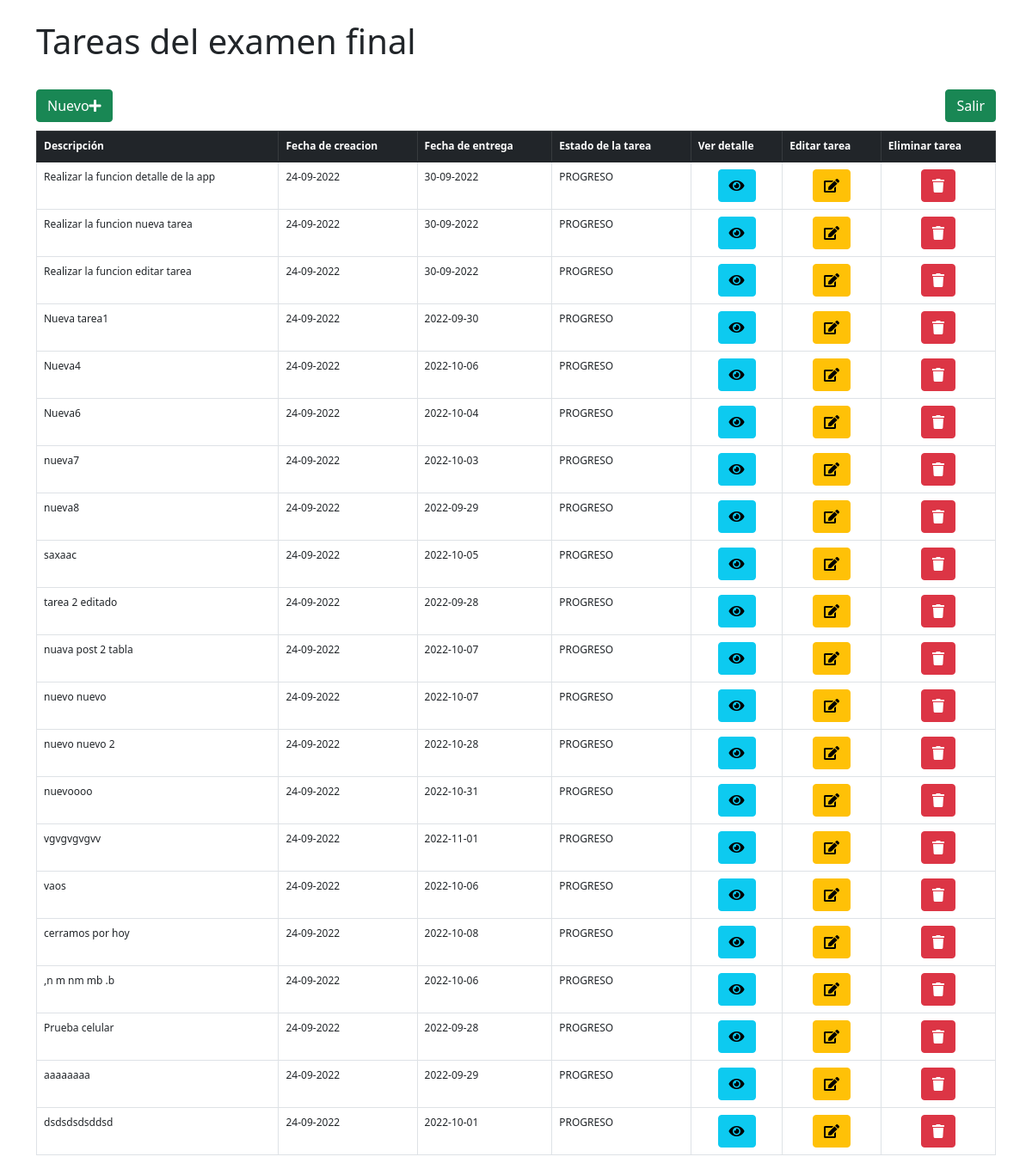
The page /examenFinal/dashboard on the database as committed earlier.
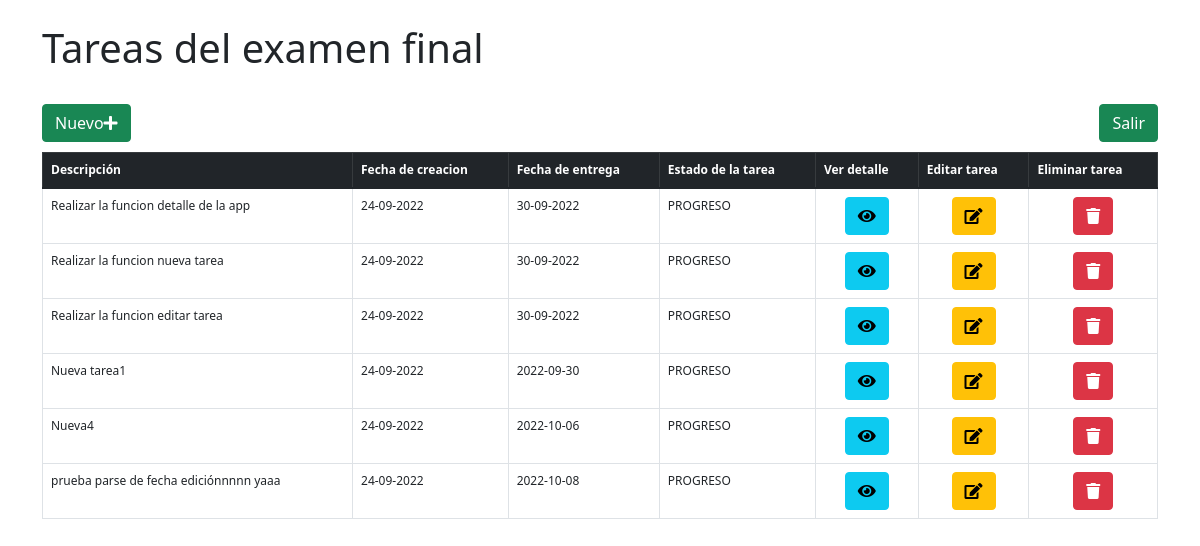
The same page on the database as committed later.
### examenFinal/models.py (models this page shows)
class tareasExamen(models.Model):
    fechaCreacion = models.CharField(max_length=256,default='24-09-2022')
    fechaEntrega = models.CharField(max_length=256,default='30-09-2022')
    descripcion = models.CharField(max_length=512,default='')
    estadoTarea = models.CharField(max_length=128,default='PROGRESO')

### examenFinal/views.py (the view)
# urls.py: path('dashboard',views.dashboard,name='dashboard'),
def dashboard(request):
    fecha_minima = str(datetime.today().date()) # para controlar la fecha de creación de tarea y la edición de la fecha de entrega con el control input type date
    return render(request,'examenFinal/dashboard.html',{
        'tareas_totales':tareasExamen.objects.all().order_by('id'),
        'fecha_minima':fecha_minima
    })

### examenFinal/templates/examenFinal/dashboard.html (shortened to what this page needs)
<!DOCTYPE html>
<html lang="es">
    <head>
        <link href="https://cdn.jsdelivr.net/npm/bootstrap@5.1.3/dist/css/bootstrap.min.css" rel="stylesheet">
        <link rel="stylesheet" href="https://use.fontawesome.com/releases/v5.8.1/css/all.css">
    </head>
    <body>
        <div class="container">
            <br>
            <h1>Tareas del examen final</h1>
            <br>
            <div>
                <a class="btn btn-success float-start" style="color: white;" data-bs-toggle="modal" data-bs-target="#nuevaTarea">Nuevo<i class="fa fa-plus"></i></a>
                <a class="btn btn-success float-end" style="color: white;" href="{% url 'examenFinal:index' %}">Salir</a>
            </div>
            <br>
            <br>
            <table class="table table-bordered table-hover" style="font-size: 12px;">
                <thead class="table-dark">
                    <tr>
                        <th scope="col">Descripción</th>
                        <th scope="col">Fecha de creacion</th>
                        <th scope="col">Fecha de entrega</th>
                        <th scope="col">Estado de la tarea</th>
                        <th scope="col">Ver detalle</th>
                        <th scope="col">Editar tarea</th>
                        <th scope="col">Eliminar tarea</th>
                    </tr>
                </thead>
                <tbody id="infoTareas">
                {% for tarea in tareas_totales %}
                <tr>
                    <td scope="row">{{ tarea.descripcion }}</td>
                    <td>{{ tarea.fechaCreacion }}</td>
                    <td>{{ tarea.fechaEntrega }}</td>
                    <td>{{ tarea.estadoTarea }}</td>
                    <td style="text-align: center;"><a id="{{ tarea.id }}" class="btn btn-info" style="color: black;" data-bs-toggle="modal" data-bs-target="#verDetalle" onclick="mostrarDetalle(this.id)"><i class="fa fa-eye"></i></a></td>
                    <td style="text-align: center;"><a id="{{ tarea.id }}" class="btn btn-warning" style="color: black;" data-bs-toggle="modal" data-bs-target="#editarTarea" onclick="editarTarea(this.id)"><i class="fa fa-edit"></i></a></td>
                    <td style="text-align: center;"><a id="{{ tarea.id }}" class="btn btn-danger" style="color: white;" onclick="eliminarTarea(this.id)"><i class="fa fa-trash"></i></a></td>
                </tr>
                {% endfor %}
                </tbody>
            </table>
        </div>
    </body>
</html>

Rows that differ between the two databases and show on the page:
removed tareasExamen: descripcion "Nueva6", fechaCreacion "24-09-2022", fechaEntrega "2022-10-04", estadoTarea "PROGRESO"
removed tareasExamen: descripcion "nueva7", fechaCreacion "24-09-2022", fechaEntrega "2022-10-03", estadoTarea "PROGRESO"
removed tareasExamen: descripcion "nueva8", fechaCreacion "24-09-2022", fechaEntrega "2022-09-29", estadoTarea "PROGRESO"
removed tareasExamen: descripcion "saxaac", fechaCreacion "24-09-2022", fechaEntrega "2022-10-05", estadoTarea "PROGRESO"
removed tareasExamen: descripcion "tarea 2 editado", fechaCreacion "24-09-2022", fechaEntrega "2022-09-28", estadoTarea "PROGRESO"
removed tareasExamen: descripcion "nuava post 2 tabla", fechaCreacion "24-09-2022", fechaEntrega "2022-10-07", estadoTarea "PROGRESO"
removed tareasExamen: descripcion "nuevo nuevo", fechaCreacion "24-09-2022", fechaEntrega "2022-10-07", estadoTarea "PROGRESO"
removed tareasExamen: descripcion "nuevo nuevo 2", fechaCreacion "24-09-2022", fechaEntrega "2022-10-28", estadoTarea "PROGRESO"
removed tareasExamen: descripcion "nuevoooo", fechaCreacion "24-09-2022", fechaEntrega "2022-10-31", estadoTarea "PROGRESO"
removed tareasExamen: descripcion "vgvgvgvgvv", fechaCreacion "24-09-2022", fechaEntrega "2022-11-01", estadoTarea "PROGRESO"
removed tareasExamen: descripcion "vaos", fechaCreacion "24-09-2022", fechaEntrega "2022-10-06", estadoTarea "PROGRESO"
removed tareasExamen: descripcion "cerramos por hoy", fechaCreacion "24-09-2022", fechaEntrega "2022-10-08", estadoTarea "PROGRESO"
removed tareasExamen: descripcion ",n m nm mb .b", fechaCreacion "24-09-2022", fechaEntrega "2022-10-06", estadoTarea "PROGRESO"
removed tareasExamen: descripcion "Prueba celular", fechaCreacion "24-09-2022", fechaEntrega "2022-09-28", estadoTarea "PROGRESO"
removed tareasExamen: descripcion "aaaaaaaa", fechaCreacion "24-09-2022", fechaEntrega "2022-09-29", estadoTarea "PROGRESO"
removed tareasExamen: descripcion "dsdsdsdsddsd", fechaCreacion "24-09-2022", fechaEntrega "2022-10-01", estadoTarea "PROGRESO"
added tareasExamen: descripcion "prueba parse de fecha ediciónnnnn yaaa", fechaCreacion "24-09-2022", fechaEntrega "2022-10-08", estadoTarea "PROGRESO"
